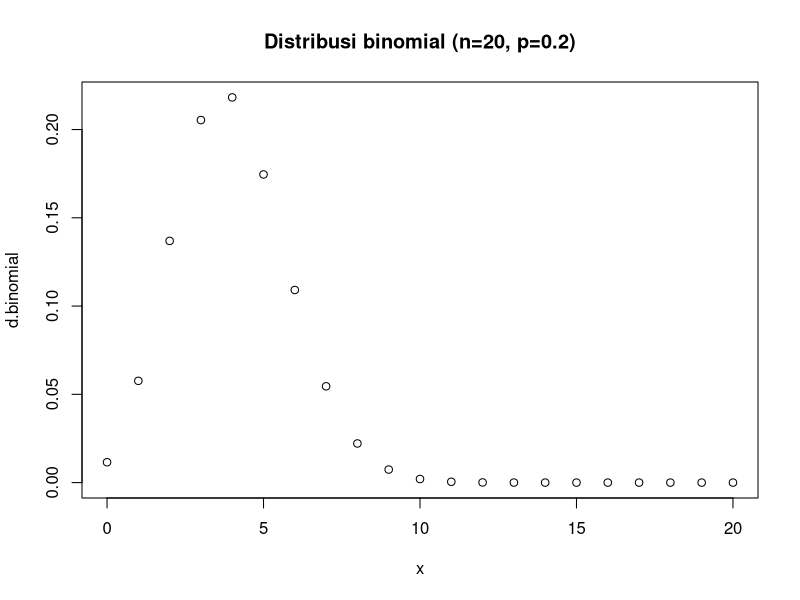
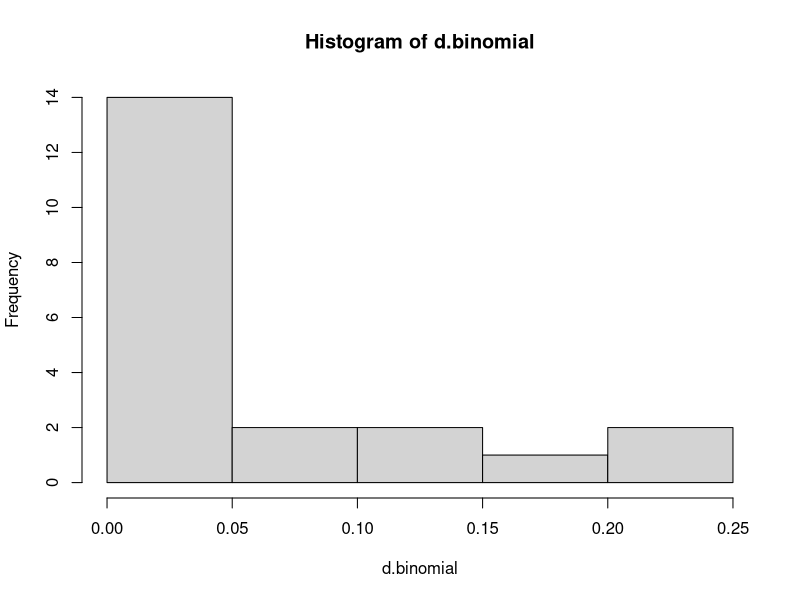

These figures' R source, in order:
p = 0.2
n = 20

# a. peluang terdapat 4 pasien yang sembuh
dbinom(4, size = n, prob = p)


# b. grafik histogram
# contoh grafik (x=0:20)
x = 0:20
d.binomial <- dbinom(x, size=n, prob=p)
plot(x, d.binomial, main='Distribusi binomial (n=20, p=0.2)')
hist(d.binomial)


# c. nilai rataan dan varian
# nilai rataan
nilai.rataan = n*p
# coba pada 1000000 data random
mean(rbinom(1000000, size = n, prob = p))

# varians
varians = (1 - p) / p^2
# coba pada 1000000 data random
var(rbinom(1000000, size = n, prob = p))